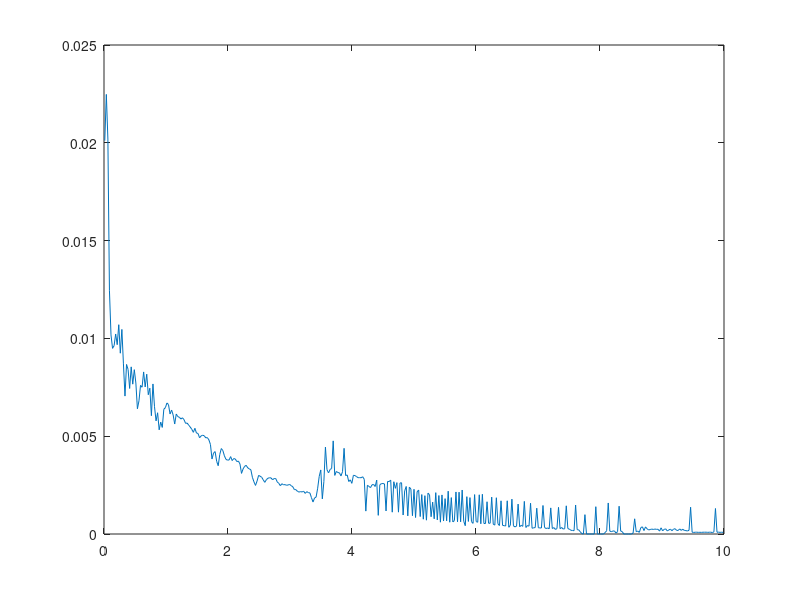

This chart was generated by the following MATLAB code:
x = [0.012531 0.037594 0.062657 0.087719 0.112782 0.137845 0.162907 0.187970 0.213033 0.238095 0.263158 0.288221 0.313283 0.338346 0.363409 0.388471 0.413534 0.438596 0.463659 0.488722 0.513784 0.538847 0.563910 0.588972 0.614035 0.639098 0.664160 0.689223 0.714286 0.739348 0.764411 0.789474 0.814536 0.839599 0.864662 0.889724 0.914787 0.939850 0.964912 0.989975 1.015038 1.040100 1.065163 1.090226 1.115288 1.140351 1.165414 1.190476 1.215539 1.240602 1.265664 1.290727 1.315789 1.340852 1.365915 1.390977 1.416040 1.441103 1.466165 1.491228 1.516291 1.541353 1.566416 1.591479 1.616541 1.641604 1.666667 1.691729 1.716792 1.741855 1.766917 1.791980 1.817043 1.842105 1.867168 1.892231 1.917293 1.942356 1.967419 1.992481 2.017544 2.042607 2.067669 2.092732 2.117794 2.142857 2.167920 2.192982 2.218045 2.243108 2.268170 2.293233 2.318296 2.343358 2.368421 2.393484 2.418546 2.443609 2.468672 2.493734 2.518797 2.543860 2.568922 2.593985 2.619048 2.644110 2.669173 2.694236 2.719298 2.744361 2.769424 2.794486 2.819549 2.844612 2.869674 2.894737 2.919799 2.944862 2.969925 2.994987 3.020050 3.045113 3.070175 3.095238 3.120301 3.145363 3.170426 3.195489 3.220551 3.245614 3.270677 3.295739 3.320802 3.345865 3.370927 3.395990 3.421053 3.446115 3.471178 3.496241 3.521303 3.546366 3.571429 3.596491 3.621554 3.646617 3.671679 3.696742 3.721805 3.746867 3.771930 3.796992 3.822055 3.847118 3.872180 3.897243 3.922306 3.947368 3.972431 3.997494 4.022556 4.047619 4.072682 4.097744 4.122807 4.147870 4.172932 4.197995 4.223058 4.248120 4.273183 4.298246 4.323308 4.348371 4.373434 4.398496 4.423559 4.448622 4.473684 4.498747 4.523810 4.548872 4.573935 4.598997 4.624060 4.649123 4.674185 4.699248 4.724311 4.749373 4.774436 4.799499 4.824561 4.849624 4.874687 4.899749 4.924812 4.949875 4.974937 5.000000 5.025063 5.050125 5.075188 5.100251 5.125313 5.150376 5.175439 5.200501 5.225564 5.250627 5.275689 5.300752 5.325815 5.350877 5.375940 5.401003 5.426065 5.451128 5.476190 5.501253 5.526316 5.551378 5.576441 5.601504 5.626566 5.651629 5.676692 5.701754 5.726817 5.751880 5.776942 5.802005 5.827068 5.852130 5.877193 5.902256 5.927318 5.952381 5.977444 6.002506 6.027569 6.052632 6.077694 6.102757 6.127820 6.152882 6.177945 6.203008 6.228070 6.253133 6.278195 6.303258 6.328321 6.353383 6.378446 6.403509 6.428571 6.453634 6.478697 6.503759 6.528822 6.553885 6.578947 6.604010 6.629073 6.654135 6.679198 6.704261 6.729323 6.754386 6.779449 6.804511 6.829574 6.854637 6.879699 6.904762 6.929825 6.954887 6.979950 7.005013 7.030075 7.055138 7.080201 7.105263 7.130326 7.155388 7.180451 7.205514 7.230576 7.255639 7.280702 7.305764 7.330827 7.355890 7.380952 7.406015 7.431078 7.456140 7.481203 7.506266 7.531328 7.556391 7.581454 7.606516 7.631579 7.656642 7.681704 7.706767 7.731830 7.756892 7.781955 7.807018 7.832080 7.857143 7.882206 7.907268 7.932331 7.957393 7.982456 8.007519 8.032581 8.057644 8.082707 8.107769 8.132832 8.157895 8.182957 8.208020 8.233083 8.258145 8.283208 8.308271 8.333333 8.358396 8.383459 8.408521 8.433584 8.458647 8.483709 8.508772 8.533835 8.558897 8.583960 8.609023 8.634085 8.659148 8.684211 8.709273 8.734336 8.759398 8.784461 8.809524 8.834586 8.859649 8.884712 8.909774 8.934837 8.959900 8.984962 9.010025 9.035088 9.060150 9.085213 9.110276 9.135338 9.160401 9.185464 9.210526 9.235589 9.260652 9.285714 9.310777 9.335840 9.360902 9.385965 9.411028 9.436090 9.461153 9.486216 9.511278 9.536341 9.561404 9.586466 9.611529 9.636591 9.661654 9.686717 9.711779 9.736842 9.761905 9.786967 9.812030 9.837093 9.862155 9.887218 9.912281 9.937343 9.962406 9.987469 ];

f = [0.020113 0.022474 0.020192 0.012435 0.010179 0.009491 0.009630 0.010226 0.009679 0.010700 0.009244 0.010459 0.008698 0.007051 0.008670 0.008412 0.007441 0.008545 0.007661 0.008402 0.007718 0.006402 0.006809 0.007600 0.007503 0.008286 0.007519 0.008170 0.007120 0.007454 0.006048 0.007672 0.006508 0.005783 0.006199 0.005327 0.005722 0.005449 0.006380 0.006458 0.006699 0.006615 0.006135 0.006339 0.006084 0.005623 0.006133 0.006001 0.005969 0.005877 0.005942 0.005847 0.005656 0.005674 0.005565 0.005468 0.005352 0.005198 0.005405 0.005161 0.005142 0.004918 0.005015 0.005051 0.005021 0.004916 0.004929 0.004814 0.004576 0.003835 0.004136 0.004214 0.003715 0.003491 0.004064 0.004370 0.004264 0.003994 0.003814 0.003777 0.003786 0.003957 0.003753 0.003858 0.003834 0.003702 0.003729 0.003577 0.003099 0.003326 0.003459 0.003512 0.003383 0.003329 0.003287 0.002899 0.002667 0.002484 0.002707 0.002998 0.002953 0.002899 0.002765 0.002641 0.002779 0.002850 0.002878 0.002867 0.002772 0.002834 0.002836 0.002662 0.002588 0.002470 0.002572 0.002515 0.002526 0.002490 0.002508 0.002533 0.002470 0.002416 0.002271 0.002268 0.002181 0.002142 0.002168 0.002149 0.002184 0.002076 0.002165 0.002117 0.002100 0.001859 0.001636 0.001841 0.001888 0.002341 0.002947 0.003275 0.001797 0.002682 0.004443 0.003289 0.003124 0.003302 0.003349 0.004761 0.002996 0.003198 0.003141 0.003129 0.002970 0.003184 0.004381 0.002986 0.003021 0.002683 0.002769 0.002590 0.003002 0.002987 0.002937 0.002878 0.002882 0.002877 0.002927 0.002793 0.001171 0.002492 0.002432 0.002371 0.002517 0.002532 0.002428 0.002757 0.000954 0.002515 0.002575 0.002582 0.002560 0.001178 0.002687 0.002679 0.002754 0.001116 0.002672 0.002334 0.002628 0.001117 0.002608 0.002620 0.000971 0.002205 0.002430 0.000927 0.002394 0.002297 0.000936 0.002287 0.000843 0.002158 0.002248 0.000891 0.002017 0.000757 0.001959 0.000707 0.002089 0.002004 0.000883 0.001632 0.000777 0.002114 0.000721 0.001968 0.000604 0.001998 0.000664 0.001809 0.000674 0.002189 0.000603 0.001862 0.000617 0.000689 0.002150 0.000625 0.002139 0.000623 0.002250 0.000654 0.000425 0.001909 0.000642 0.001861 0.000632 0.000544 0.002015 0.000638 0.000600 0.002005 0.000522 0.002032 0.000537 0.000535 0.001649 0.000549 0.000550 0.001886 0.000499 0.000455 0.001854 0.000526 0.000433 0.001697 0.000441 0.000427 0.000409 0.001698 0.000344 0.000451 0.001782 0.000416 0.000363 0.000402 0.001530 0.000367 0.000446 0.000391 0.001668 0.000333 0.000433 0.000401 0.001574 0.000294 0.000318 0.000328 0.001321 0.000322 0.000310 0.000308 0.001458 0.000336 0.000279 0.000310 0.000266 0.001335 0.000280 0.000328 0.000236 0.000275 0.001363 0.000273 0.000335 0.000252 0.000272 0.001441 0.000282 0.000243 0.000191 0.000181 0.000169 0.001483 0.000226 0.000211 0.000115 0.000019 0.000000 0.000989 0.000000 0.000000 0.000000 0.000000 0.000000 0.000000 0.001396 0.000001 0.000000 0.000000 0.000000 0.000000 0.000074 0.000173 0.001587 0.000147 0.000121 0.000153 0.000156 0.000047 0.000118 0.001421 0.000151 0.000123 0.000000 0.000000 0.000000 0.000000 0.000000 0.000000 0.000048 0.000777 0.000121 0.000150 0.000085 0.000330 0.000366 0.000176 0.000364 0.000266 0.000210 0.000227 0.000254 0.000231 0.000255 0.000237 0.000244 0.000148 0.000316 0.000163 0.000236 0.000263 0.000156 0.000209 0.000248 0.000170 0.000245 0.000272 0.000186 0.000182 0.000260 0.000186 0.000245 0.000181 0.000174 0.000154 0.000194 0.001369 0.000092 0.000080 0.000091 0.000093 0.000083 0.000089 0.000082 0.000093 0.000090 0.000094 0.000084 0.000091 0.000094 0.000072 0.000109 0.001304 0.000088 0.000096 0.000082 0.000093 0.000081 ];

figure;

plot(x, f);

print(gcf, 'exp', '-dpng', '-r300');